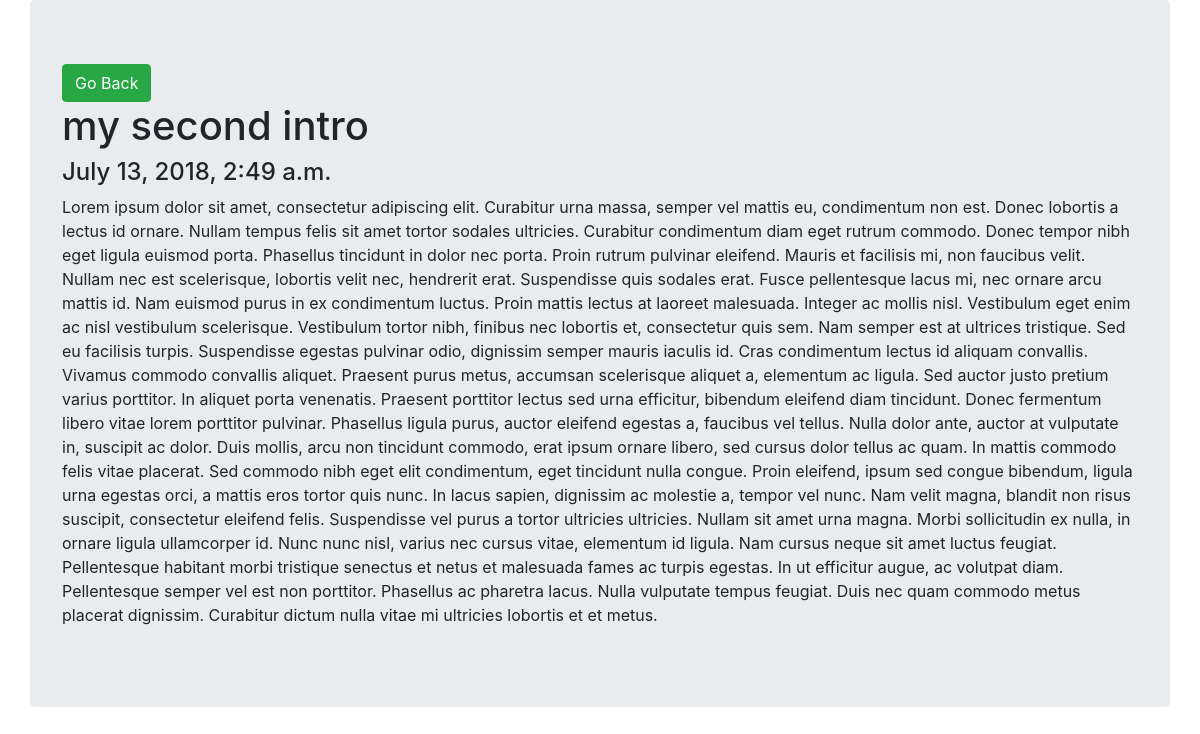
Screenshot of /entry/2 with the database file from the repository.
### myapp/models.py (models this page shows, shortened)
class Entry(models.Model):
    title = models.CharField(max_length=100)
    date = models.DateTimeField()
    content = models.TextField()

### myapp/views.py (the view)
# urls.py: path('entry/<int:pk>', views.details, name='details'),
def details(request, pk):
    return render(request, 'myapp/details.html', { 'entry': Entry.objects.get(id=pk) })

### myapp/templates/myapp/details.html
{% extends 'myapp/base.html' %}
{% block content %}
  <div class="container jumbotron">
    <button class="btn btn-success" onClick="window.location='{% url 'index' %}'">Go Back</button>
    <br />
    <h1>{{ entry.title }}</h1>
    <h4>{{ entry.date }}</h1>
    <p>{{ entry.content }}</p>
  </div>
{% endblock %}

### rows the page displays
Entry: title "my second intro", date "July 13, 2018, 2:49 a.m.", content "Lorem ipsum dolor sit amet, consectetur adipiscing elit. Curabitur urna massa, semper vel mattis eu, condimentum non est. Donec lobortis a lectus id ornare. Nullam tempus felis sit amet tortor sodales ultricies. Curabitur condimentum diam eget rutrum commodo. Donec tempor nibh eget ligula euismod porta. Phasellus tincidunt in dolor nec porta. Proin rutrum pulvinar eleifend. Mauris et facilisis mi, non faucibus velit. Nullam nec est scelerisque, lobortis velit nec, hendrerit erat. Suspendisse quis sodales erat. Fusce pellentesque lacus mi, nec ornare arcu mattis id. Nam euismod purus in ex condimentum luctus. Proin mattis lectus at laoreet malesuada. Integer ac mollis nisl. Vestibulum eget…"
